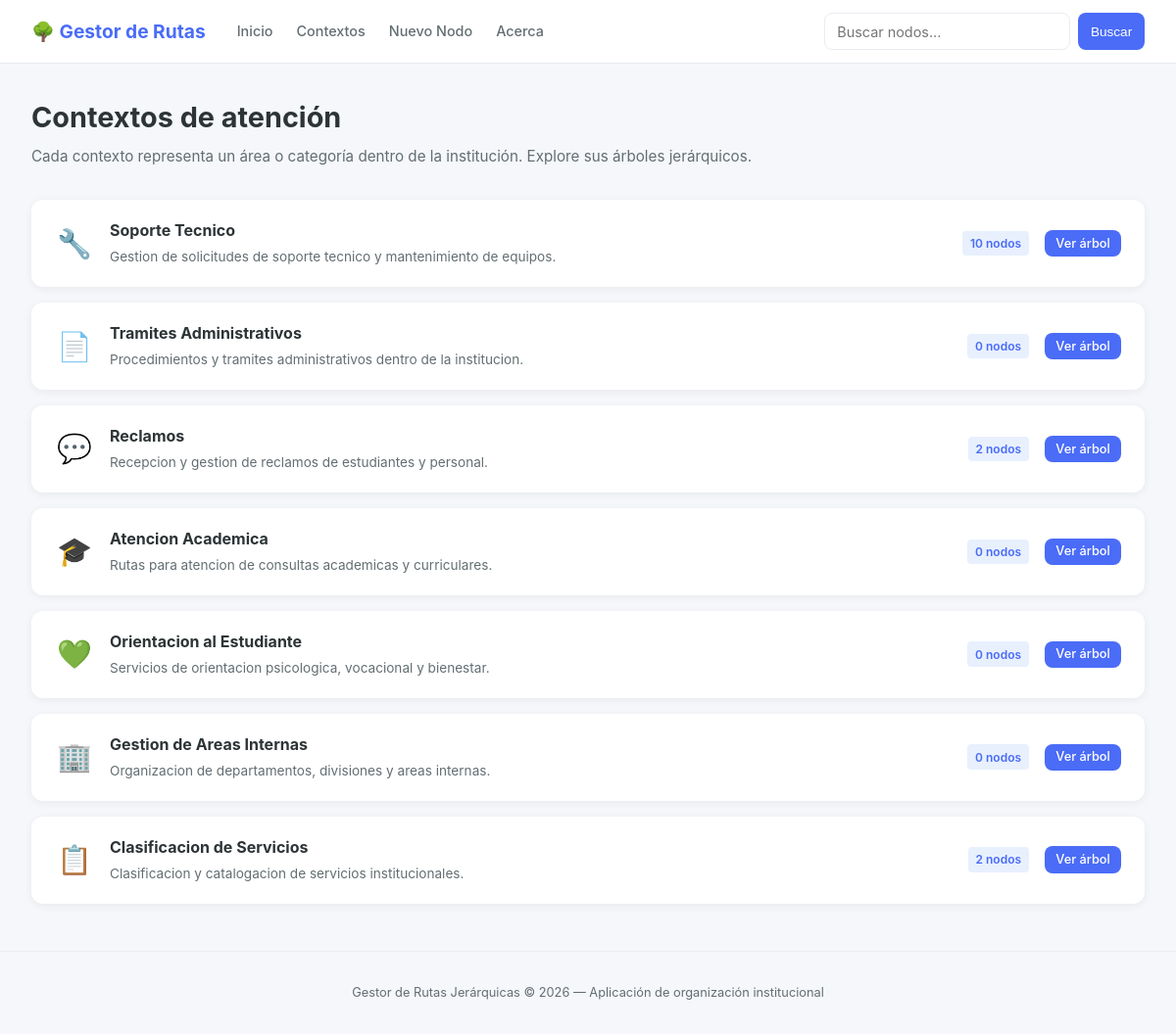
Screenshot of /contextos/ with the database file from the repository.
### app_arbol/models.py (models this page shows, shortened)
class Contexto(models.Model):
    nombre = models.CharField(max_length=100, verbose_name="Nombre")
    descripcion = models.TextField(blank=True, verbose_name="Descripción")
    icono = models.CharField(max_length=10, default="📁", verbose_name="Icono")
    class Meta:
        verbose_name = "Contexto"
        verbose_name_plural = "Contextos"
    def cantidad_nodos(self):
        return self.nodo_set.count()

### app_arbol/views.py (the view)
# urls.py: path('contextos/', views.vista_contextos, name='vista_contextos'),
def vista_contextos(request):
    contextos = Contexto.objects.all()
    return render(request, 'app_arbol/contextos.html', {'contextos': contextos})

### app_arbol/templates/app_arbol/contextos.html (shortened to what this page needs)
{% extends 'app_arbol/base.html' %}
{% block contenido %}
<div class="page-heading">
    <h1>Contextos de atención</h1>
    <p>Cada contexto representa un área o categoría dentro de la institución. Explore sus árboles jerárquicos.</p>
</div>
{% if contextos %}
<div class="contexto-list">
    {% for contexto in contextos %}
    <div class="contexto-item">
        <div class="ctx-icono">{{ contexto.icono }}</div>
        <div class="ctx-info">
            <h3><a href="{% url 'vista_arbol' contexto.id %}">{{ contexto.nombre }}</a></h3>
            <p>{{ contexto.descripcion|default:"Sin descripción" }}</p>
        </div>
        <div class="ctx-meta">
            <span class="badge badge-primary">{{ contexto.cantidad_nodos }} nodos</span>
        </div>
        <div>
            <a href="{% url 'vista_arbol' contexto.id %}" class="btn btn-primary btn-sm">Ver árbol</a>
        </div>
    </div>
    {% endfor %}
</div>
{% else %}
<div class="empty-state">
    <div class="icono-grande">📋</div>
    <h3>No hay contextos registrados</h3>
    <p>Agregue contextos desde el panel de administración de Django.</p>
</div>
{% endif %}
{% endblock %}

### app_arbol/static/app_arbol/css/estilo.css (style rules this page uses)
:root { --primary: #4A6CF7; --primary-light: #6B8AFF; --primary-dark: #3A56D4; --accent: #6C5CE7; --bg: #F5F7FA; --surface: #FFFFFF; --text: #2D3436; --text-secondary: #636E72; --border: #E8ECF1; --success: #00B894; --warning: #FDCB6E; --error: #E17055; --radius: 12px; --shadow: 0 2px 8px rgba(0,0,0,0.06); --shadow-hover: 0 4px 16px rgba(0,0,0,0.1); }
* { margin: 0; padding: 0; box-sizing: border-box; }
body { font-family: -apple-system, BlinkMacSystemFont, 'Segoe UI', Roboto, 'Helvetica Neue', Arial, sans-serif; background: var(--bg); color: var(--text); line-height: 1.6; min-height: 100vh; }
a { color: var(--primary); text-decoration: none; }
.page-heading { margin-bottom: 2rem; }
.page-heading h1 { font-size: 1.8rem; font-weight: 700; color: var(--text); }
.page-heading p { color: var(--text-secondary); margin-top: 0.3rem; font-size: 0.95rem; }
.btn { display: inline-flex; align-items: center; gap: 0.4rem; padding: 0.5rem 1rem; border-radius: 8px; text-decoration: none; font-size: 0.85rem; font-weight: 500; border: none; cursor: pointer; transition: background 0.2s, opacity 0.2s; font-family: inherit; line-height: 1.4; }
.btn-primary { background: var(--primary); color: white; }
.btn-sm { padding: 0.3rem 0.7rem; font-size: 0.8rem; }
.badge { display: inline-block; padding: 0.2rem 0.5rem; border-radius: 4px; font-size: 0.75rem; font-weight: 600; }
.badge-primary { background: #E8F0FE; color: var(--primary); }
.contexto-list { display: flex; flex-direction: column; gap: 1rem; }
.contexto-item { background: var(--surface); border-radius: var(--radius); box-shadow: var(--shadow); padding: 1.2rem 1.5rem; display: flex; align-items: center; gap: 1rem; transition: box-shadow 0.2s, transform 0.2s; }
.contexto-item .ctx-icono { font-size: 1.8rem; width: 2.5rem; text-align: center; }
.contexto-item .ctx-info { flex: 1; }
.contexto-item .ctx-info h3 { font-size: 1rem; margin-bottom: 0.2rem; }
.contexto-item .ctx-info h3 a { color: var(--text); }
.contexto-item .ctx-info p { font-size: 0.85rem; color: var(--text-secondary); }
.contexto-item .ctx-meta { font-size: 0.8rem; color: var(--text-secondary); white-space: nowrap; }

### rows the page displays
Contexto: icono "🔧", nombre "Soporte Tecnico", descripcion "Gestion de solicitudes de soporte tecnico y mantenimiento de equipos.", cantidad_nodos "10"
Contexto: icono "📄", nombre "Tramites Administrativos", descripcion "Procedimientos y tramites administrativos dentro de la institucion.", cantidad_nodos "0"
Contexto: icono "💬", nombre "Reclamos", descripcion "Recepcion y gestion de reclamos de estudiantes y personal.", cantidad_nodos "2"
Contexto: icono "🎓", nombre "Atencion Academica", descripcion "Rutas para atencion de consultas academicas y curriculares.", cantidad_nodos "0"
Contexto: icono "💚", nombre "Orientacion al Estudiante", descripcion "Servicios de orientacion psicologica, vocacional y bienestar.", cantidad_nodos "0"
Contexto: icono "🏢", nombre "Gestion de Areas Internas", descripcion "Organizacion de departamentos, divisiones y areas internas.", cantidad_nodos "0"
Contexto: icono "📋", nombre "Clasificacion de Servicios", descripcion "Clasificacion y catalogacion de servicios institucionales.", cantidad_nodos "2"
